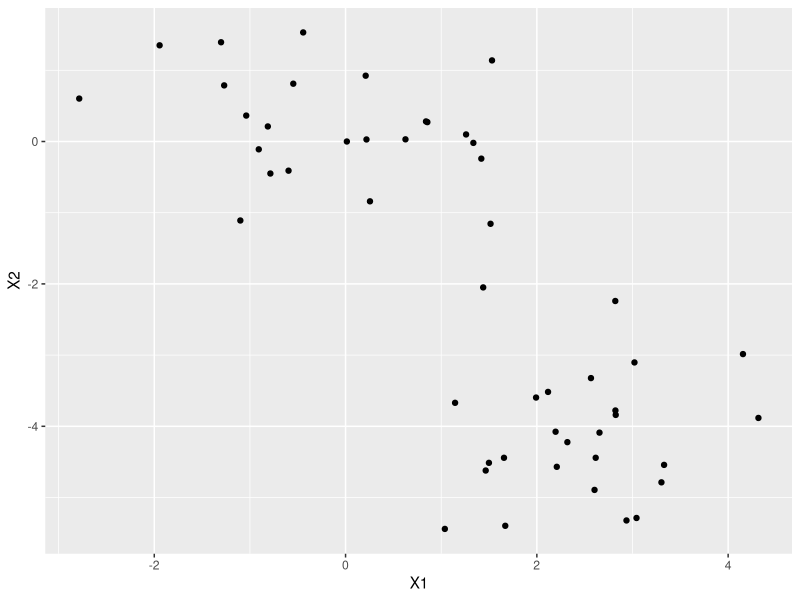
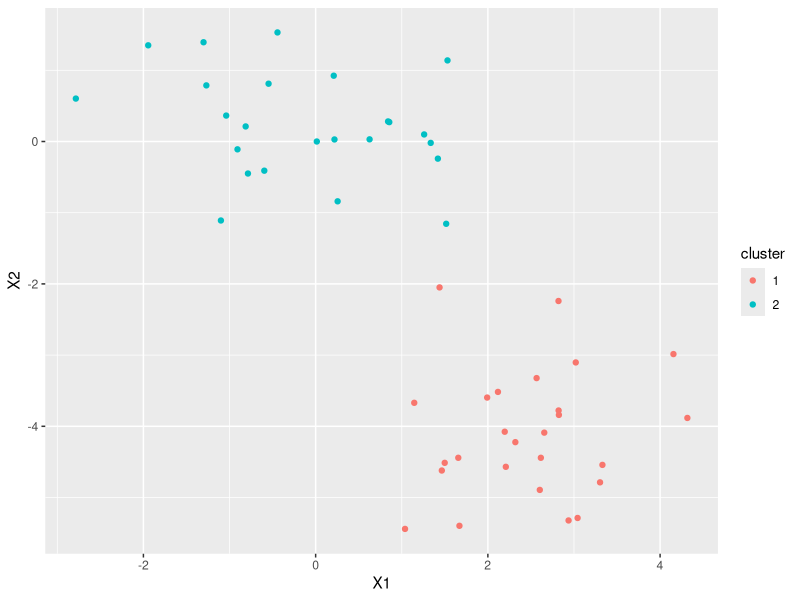
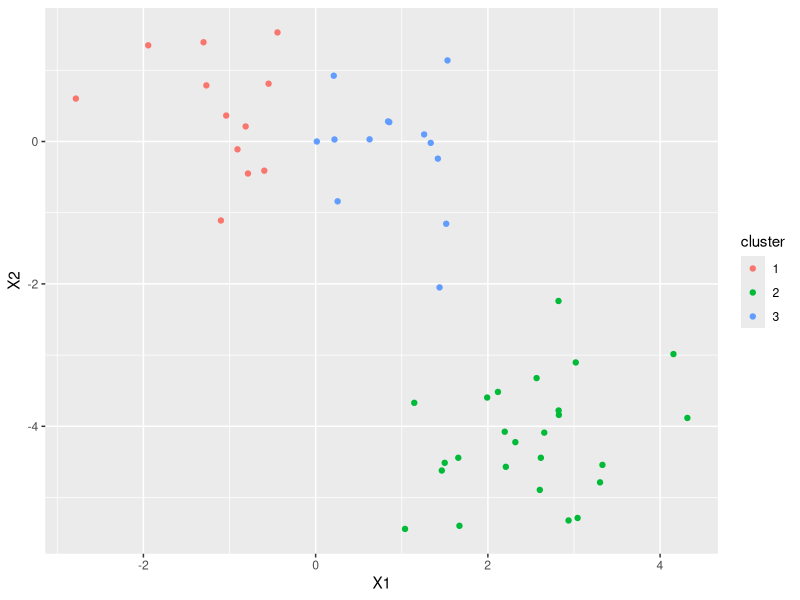
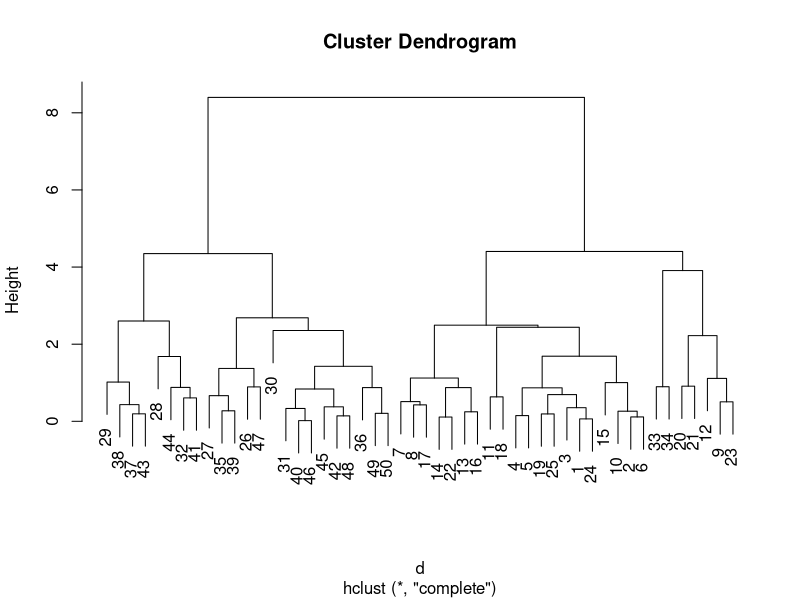
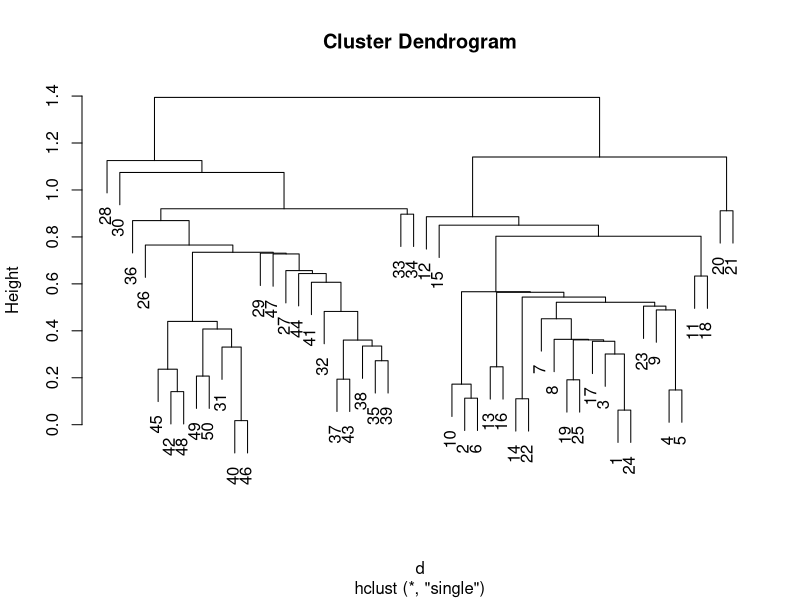
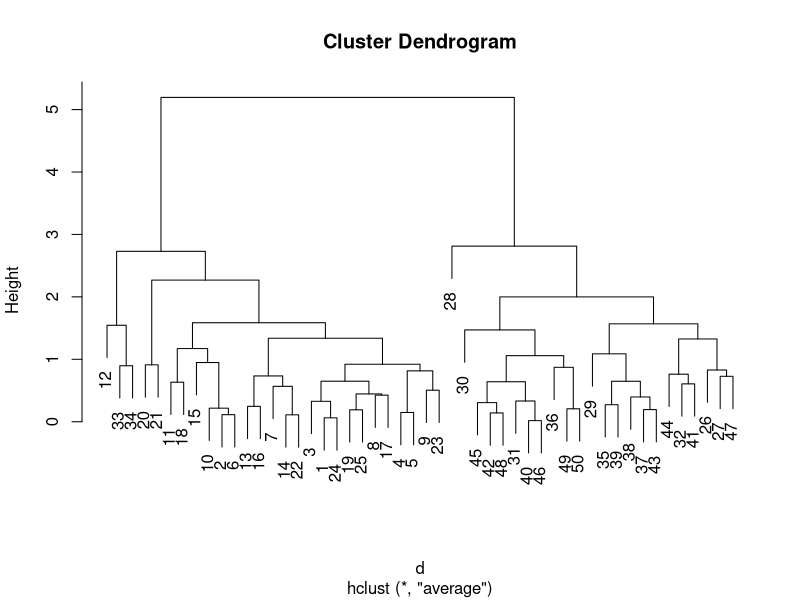
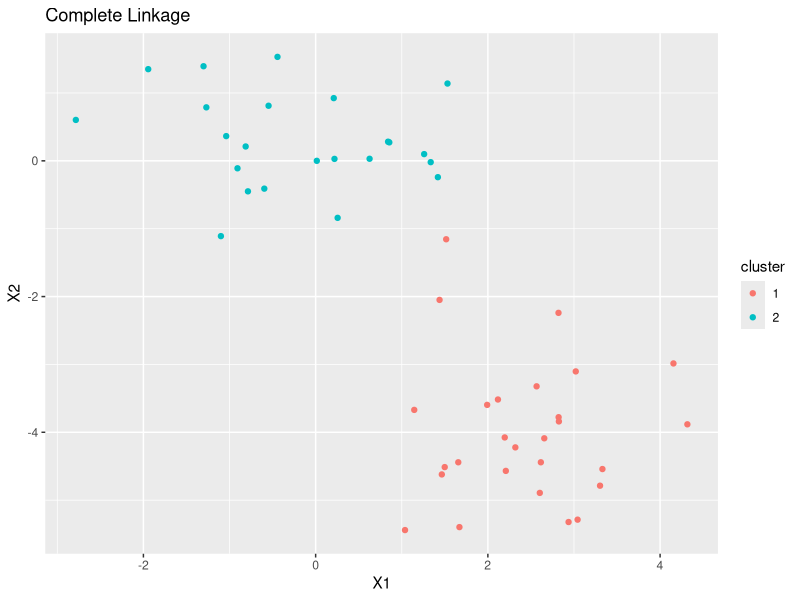
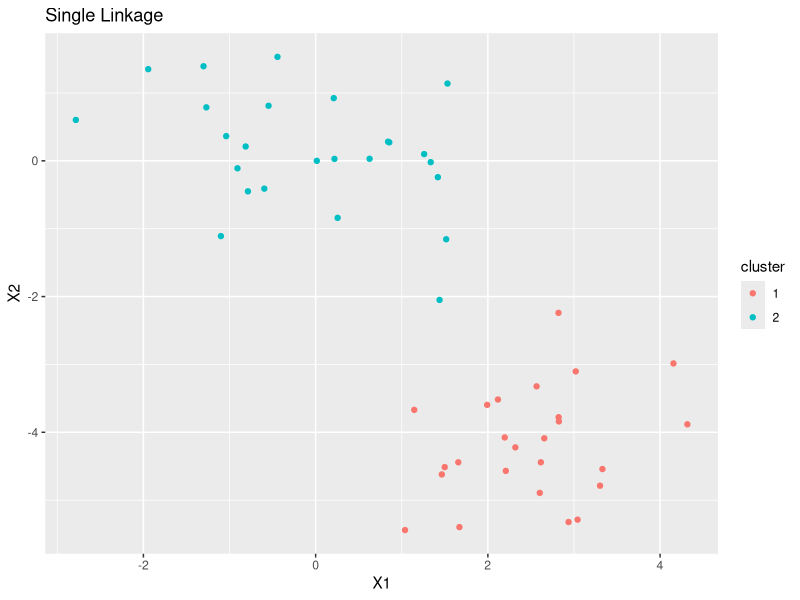

Recreate these plots in R, in order.
library(tidyverse) ## data manipulation
library(knitr) ## tables

## reproducible
set.seed(445)

## Data Preparation
# Run the following code to create the dataset.
n <- 50
p <- 2
x <- matrix(rnorm(n * p), ncol = p)

## shift the center of one group
x[1:25, 1] <- x[1:25, 1] + 3
x[1:25, 2] <- x[1:25, 2] - 4

# 1. Make a scatterplot to inspect the data. Describe what you see.
x %>%
  data.frame() %>%
  ggplot() +
  geom_point(aes(X1, X2))

## $K$-means Clustering
# 1. Perform $K$-means clustering with $K = 2$.
km2 <- kmeans(x, 2, nstart = 20)

# 2. Create a scatterplot of your data, colored by the resulting clustering. Describe what you see.
x %>%
  data.frame() %>%
  mutate(cluster = as.character(km2$cluster)) %>%
  ggplot() +
  geom_point(aes(X1, X2, colour = cluster))

# 3. Repeat 1-2 with $K = 3$. 
km3 <- kmeans(x, 3, nstart = 20)

x %>%
  data.frame() %>%
  mutate(cluster = as.character(km3$cluster)) %>%
  ggplot() +
  geom_point(aes(X1, X2, colour = cluster))

# 4. The total within sum of squares is available in the `kmeans` object under the name `tot.withinss`. Compare your two clusterings from 1. and 3. Which should you choose?
km2$tot.withinss/km2$betweenss
km3$tot.withinss/km3$betweenss

## Hierarchical Clustering
# 1. Use the `dist` function to create a dissimilarity matrix corresponding to euclidean distance for the data you have simulated.
d <- dist(x)

# 2. Create and plot the dendrograms for complete, single, and average linkage using the `hclust` function.
hc.complete <- hclust(d, method = "complete")
hc.single <- hclust(d, method = "single")
hc.average <- hclust(d, method = "average")

plot(hc.complete)
plot(hc.single)
plot(hc.average)

# 3. Cut each dendrogram to result in 2 clusters using the `cutree` function.
hc.complete2 <- cutree(hc.complete, k = 2)
hc.single2 <- cutree(hc.single, k = 2)
hc.average2 <- cutree(hc.average, k = 2)

# 4. Create 3 scatterplots of your data, colored by the resulting clusterings from 3. Describe what you see.
x %>%
  data.frame() %>%
  mutate(cluster = as.character(hc.complete2)) %>%
  ggplot() +
  geom_point(aes(X1, X2, colour = cluster)) +
  ggtitle("Complete Linkage")

x %>%
  data.frame() %>%
  mutate(cluster = as.character(hc.single2)) %>%
  ggplot() +
  geom_point(aes(X1, X2, colour = cluster)) +
  ggtitle("Single Linkage")

x %>%
  data.frame() %>%
  mutate(cluster = as.character(hc.average2)) %>%
  ggplot() +
  geom_point(aes(X1, X2, colour = cluster)) +
  ggtitle("Average Linkage")

# 5. Repeat 1-4. after scaling your data using `scale`. Are there any changes?
x_scale <- scale(x)

# distance matrix
d_scale <- dist(x_scale)

# dendrograms
hc.complete_scale <- hclust(d_scale, method = "complete")
hc.single_scale <- hclust(d_scale, method = "single")
hc.average_scale <- hclust(d_scale, method = "average")

plot(hc.complete_scale)
plot(hc.single_scale)
plot(hc.average_scale)

# cuts
hc.complete_scale2 <- cutree(hc.complete, k = 2)
hc.single_scale2 <- cutree(hc.single, k = 2)
hc.average_scale2 <- cutree(hc.average, k = 2)

# plots
x_scale %>%
  data.frame() %>%
  mutate(cluster = as.character(hc.complete_scale2)) %>%
  ggplot() +
  geom_point(aes(X1, X2, colour = cluster)) +
  ggtitle("Complete Linkage (Scaled)")

x_scale %>%
  data.frame() %>%
  mutate(cluster = as.character(hc.single_scale2)) %>%
  ggplot() +
  geom_point(aes(X1, X2, colour = cluster)) +
  ggtitle("Single Linkage (Scaled)")

x_scale %>%
  data.frame() %>%
  mutate(cluster = as.character(hc.average_scale2)) %>%
  ggplot() +
  geom_point(aes(X1, X2, colour = cluster)) +
  ggtitle("Average Linkage (Scaled)")


